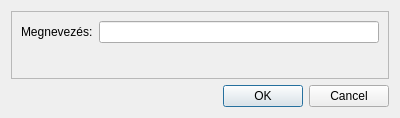
<?xml version="1.0" encoding="UTF-8"?>
<ui version="4.0">
 <class>Dialog_ztable_name</class>
 <widget class="QDialog" name="Dialog_ztable_name">
  <property name="geometry">
   <rect>
    <x>0</x>
    <y>0</y>
    <width>400</width>
    <height>118</height>
   </rect>
  </property>
  <property name="windowTitle">
   <string>Dialog</string>
  </property>
  <layout class="QVBoxLayout" name="verticalLayout">
   <item>
    <widget class="QFrame" name="frame">
     <property name="frameShape">
      <enum>QFrame::StyledPanel</enum>
     </property>
     <property name="frameShadow">
      <enum>QFrame::Raised</enum>
     </property>
     <layout class="QFormLayout" name="formLayout">
      <item row="0" column="0">
       <widget class="QLabel" name="label_name">
        <property name="text">
         <string>Megnevezés:</string>
        </property>
       </widget>
      </item>
      <item row="0" column="1">
       <widget class="QLineEdit" name="lineEdit_name"/>
      </item>
     </layout>
    </widget>
   </item>
   <item>
    <widget class="QDialogButtonBox" name="buttonBox">
     <property name="orientation">
      <enum>Qt::Horizontal</enum>
     </property>
     <property name="standardButtons">
      <set>QDialogButtonBox::Cancel|QDialogButtonBox::Ok</set>
     </property>
    </widget>
   </item>
  </layout>
 </widget>
 <resources/>
 <connections>
  <connection>
   <sender>buttonBox</sender>
   <signal>accepted()</signal>
   <receiver>Dialog_ztable_name</receiver>
   <slot>accept()</slot>
   <hints>
    <hint type="sourcelabel">
     <x>248</x>
     <y>254</y>
    </hint>
    <hint type="destinationlabel">
     <x>157</x>
     <y>274</y>
    </hint>
   </hints>
  </connection>
  <connection>
   <sender>buttonBox</sender>
   <signal>rejected()</signal>
   <receiver>Dialog_ztable_name</receiver>
   <slot>reject()</slot>
   <hints>
    <hint type="sourcelabel">
     <x>316</x>
     <y>260</y>
    </hint>
    <hint type="destinationlabel">
     <x>286</x>
     <y>274</y>
    </hint>
   </hints>
  </connection>
 </connections>
</ui>
